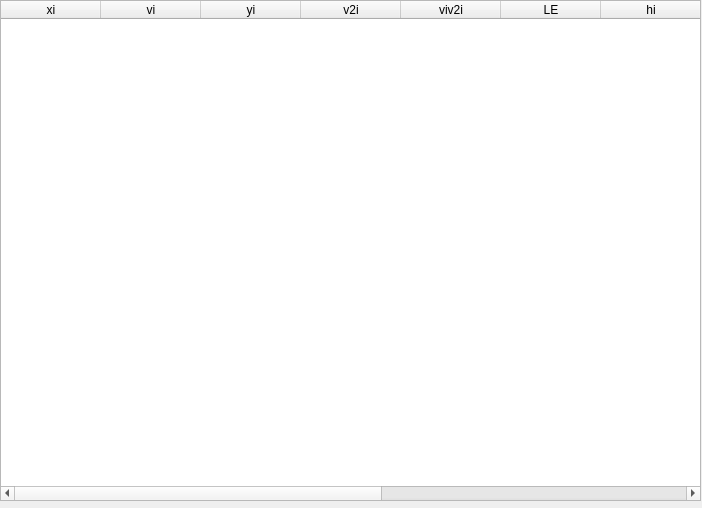
<?xml version="1.0" encoding="UTF-8"?>
<ui version="4.0">
 <class>TableWindow</class>
 <widget class="QDialog" name="TableWindow">
  <property name="geometry">
   <rect>
    <x>0</x>
    <y>0</y>
    <width>702</width>
    <height>508</height>
   </rect>
  </property>
  <property name="windowTitle">
   <string>Dialog</string>
  </property>
  <widget class="QTableWidget" name="tableWidget">
   <property name="geometry">
    <rect>
     <x>0</x>
     <y>0</y>
     <width>701</width>
     <height>501</height>
    </rect>
   </property>
   <column>
    <property name="text">
     <string>xi</string>
    </property>
   </column>
   <column>
    <property name="text">
     <string>vi</string>
    </property>
   </column>
   <column>
    <property name="text">
     <string>yi</string>
    </property>
   </column>
   <column>
    <property name="text">
     <string>v2i</string>
    </property>
   </column>
   <column>
    <property name="text">
     <string>viv2i</string>
    </property>
   </column>
   <column>
    <property name="text">
     <string>LE</string>
    </property>
   </column>
   <column>
    <property name="text">
     <string>hi</string>
    </property>
   </column>
   <column>
    <property name="text">
     <string>C1</string>
    </property>
   </column>
   <column>
    <property name="text">
     <string>C2</string>
    </property>
   </column>
   <column>
    <property name="text">
     <string>ui</string>
    </property>
   </column>
   <column>
    <property name="text">
     <string>uvi</string>
    </property>
   </column>
  </widget>
 </widget>
 <resources/>
 <connections/>
</ui>
